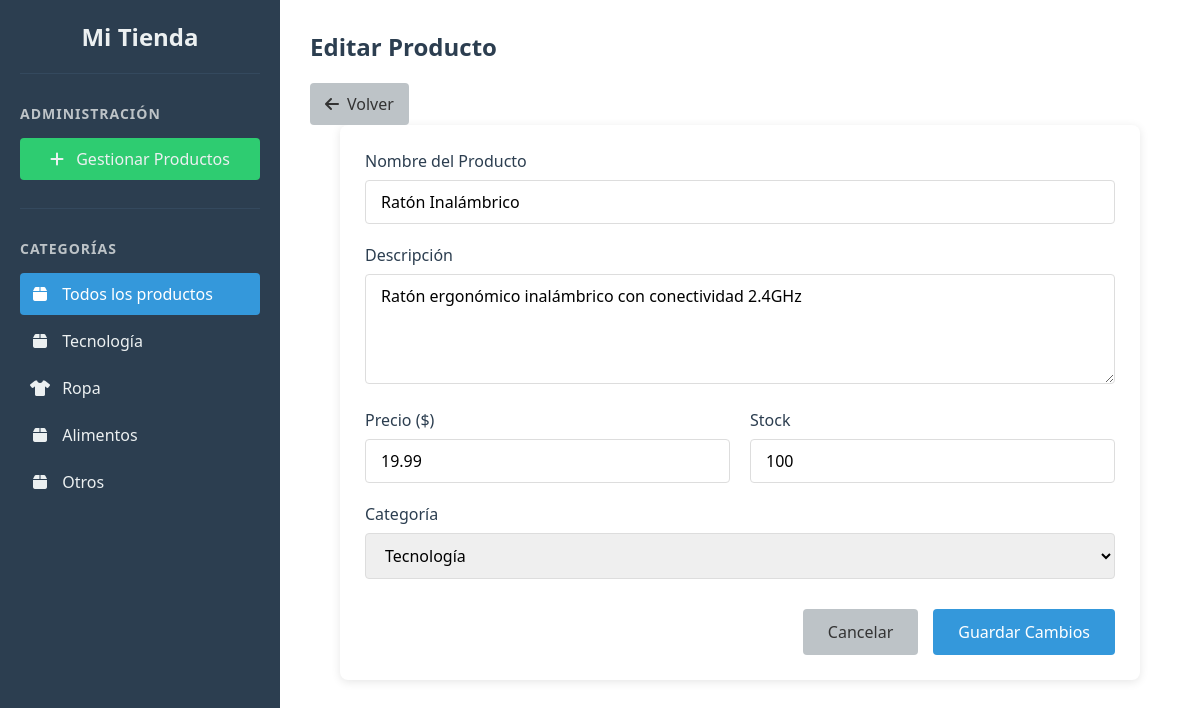
/controllers/updateProduct.php?id=1, run on the app's committed database.
### tables this page shows
CREATE TABLE category (
    id_category INT PRIMARY KEY AUTO_INCREMENT,
    name VARCHAR(50) NOT NULL,
    description TEXT
);

CREATE TABLE product (
    id_product INT PRIMARY KEY AUTO_INCREMENT,
    name VARCHAR(100) NOT NULL,
    description TEXT,
    price DECIMAL(10, 2) NOT NULL,
    stock INT DEFAULT 0,
    image_url VARCHAR(255),  
    id_category INT,
    FOREIGN KEY (id_category) REFERENCES category(id_category)
);

### controllers/updateProduct.php (called while the page is built, shortened)
<?php
include_once "../models/Product.php";
include_once "../models/Category.php";
$prod = new Product();
$category = new Category();
$idProduct = (int)$_GET["id"] ?? 0;
$product = $prod->getProductById($idProduct);
$categoriesResult = $category->getCategories();
$categories = [];
while($row = $categoriesResult->fetch_assoc()){
    $categories[] = $row;
}
include_once "../views/editProduct.php";

### controllers/asideCategory.php (called while the page is built)
<?php
include_once "../models/Category.php";
$category= new Category;
$categories= $category->getCategories();
include "../views/components/aside.php";

### models/Connection.php (called while the page is built, shortened)
<?php
class Connection{
    private $serverName= "localhost";
    private $user= "root";
    private $pass= "";
    private $db= "basic_shop";
    public function getConnection(){
        try {
            $this->conn=new mysqli($this->serverName,$this->user,$this->pass,$this->db);
            return $this->conn;
        } catch (Exception $error) {
            print("Error al conectar: ". $error->getMessage());
        }
    }
}

### models/Category.php (called while the page is built, shortened)
<?php
include_once "Connection.php";
class Category extends Connection{
    function getCategories(){
        try {
            $query="SELECT * FROM category";
            $pre=$this->conn->prepare($query);
            $pre->execute();
            $result= $pre->get_result();
            return $result;
        } catch (Exception $error) {
            error_log("Error al obtener Productos: " . $error->getMessage());
        }
    }
}

### models/Product.php (called while the page is built, shortened)
<?php
include_once "Connection.php";
class Product extends Connection{
    function getProductById($id){
        try {
            $query = "SELECT * FROM product WHERE id_product = ?";
            $pre = $this->conn->prepare($query);
            $pre->bind_param("i", $id);
            $pre->execute();
            $result = $pre->get_result();
            return $result->fetch_assoc();
        } catch (Exception $error) {
            print("Error al obtener Productos: " . $error->getMessage());
            return false;
        }
    }
}

### views/editProduct.php (the view, shortened to what this page needs)
<!DOCTYPE html>
<html lang="es">
<head>
    <link rel="stylesheet" href="../public/styles/product.css">
    <link rel="stylesheet" href="../public/styles/product.css">
    <link rel="stylesheet" href="../public/styles/editProduct.css">
    <link rel="stylesheet" href="https://cdnjs.cloudflare.com/ajax/libs/font-awesome/6.0.0-beta3/css/all.min.css">
</head>
<body>
    <div class="app">
        <?php include_once"../controllers/asideCategory.php" ?>
        <main class="main">
            <div class="main__header">
                <h2 class="main__title">Editar Producto</h2>
                <a href="listProducts.php" class="main__back-btn">
                    <i class="fas fa-arrow-left"></i> Volver
                </a>
            </div>
            <form method="POST" class="product-form">
                <div class="form-group">
                    <label for="name">Nombre del Producto</label>
                    <input type="text" id="name" name="name" value="<?= htmlspecialchars($product['name']) ?>" required>
                </div>
                <div class="form-group">
                    <label for="description">Descripción</label>
                    <textarea id="description" name="description" rows="4" required><?= htmlspecialchars($product['description']) ?></textarea>
                </div>
                <div class="form-row">
                    <div class="form-group">
                        <label for="price">Precio ($)</label>
                        <input type="number" id="price" name="price" step="0.01" min="0" value="<?= $product['price'] ?>" required>
                    </div>
                    <div class="form-group">
                        <label for="stock">Stock</label>
                        <input type="number" id="stock" name="stock" min="0" value="<?= $product['stock'] ?>" required>
                    </div>
                </div>
                <div class="form-group">
                    <label for="category">Categoría</label>
                    <select id="category" name="category" required>
                        <?php foreach ($categories as $category): ?>
                            <option value="<?= $category['id_category'] ?>" <?= $category['id_category'] == $product['id_category'] ? 'selected' : '' ?>>
                                <?= htmlspecialchars($category['name']) ?>
                            </option>
                        <?php endforeach; ?>
                    </select>
                </div>
                <div class="form-actions">
                    <a href="manageProducts.php" class="cancel-btn">Cancelar</a>
                    <button type="submit" class="submit-btn">Guardar Cambios</button>
                </div>
            </form>
        </main>
    </div>
</body>
</html>

### views/components/aside.php
<aside class="sidebar">
            <div class="sidebar__logo">
                <h1 class="sidebar__title">Mi Tienda</h1>
            </div>
            <div class="sidebar__admin">
                <h3 class="sidebar__subtitle">Administración</h3>
                <a href="../controllers/listProducts.php" class="sidebar__btn sidebar__btn--add">
                    <i class="fas fa-plus"></i> Gestionar Productos
                </a>
            </div>
            <div class="sidebar__categories">
                <h3 class="sidebar__subtitle">Categorías</h3>
                <ul class="sidebar__list">
                    <li class="sidebar__item <?= !isset($_GET['category_id']) ? 'sidebar__item--active' : '' ?>">
                        <a href="showProducts.php" class="sidebar__link">
                            <i class="fas fa-box"></i> Todos los productos
                        </a>
                    </li>
                    <?php foreach ($categories as $cat): ?>
                    <li class="sidebar__item <?= (isset($_GET['category_id']) && $_GET['category_id'] == $cat['id_category']) ? 'sidebar__item--active' : '' ?>">
                        <a href="showProducts.php?category_id=<?= $cat['id_category'] ?>" class="sidebar__link">
                            <i class="fas <?=
                                $cat['name'] == 'Electrónicos' ? 'fa-laptop' :
                                ($cat['name'] == 'Ropa' ? 'fa-tshirt' :
                                ($cat['name'] == 'Hogar' ? 'fa-home' : 'fa-box'))
                            ?>"></i>
                            <?= htmlspecialchars($cat['name']) ?>
                        </a>
                    </li>
                    <?php endforeach; ?>
                </ul>
            </div>
        </aside>

### public/styles/product.css (style rules this page uses)
:root { --color-primary: #2c3e50; --color-secondary: #3498db; --color-accent: #e74c3c; --color-success: #2ecc71; --color-text: #333; --color-light: #ecf0f1; --color-gray: #bdc3c7; --color-dark-gray: #34495e; }
* { margin: 0; padding: 0; box-sizing: border-box; font-family: 'Segoe UI', Tahoma, Geneva, Verdana, sans-serif; }
body { background-color: #f5f5f5; color: var(--color-text); }
.app { display: flex; min-height: 100vh; }
.sidebar { width: 280px; background-color: var(--color-primary); color: var(--color-light); padding: 20px; height: 100vh; position: sticky; top: 0; overflow-y: auto; }
.sidebar__logo { margin-bottom: 30px; padding-bottom: 20px; border-bottom: 1px solid var(--color-dark-gray); text-align: center; }
.sidebar__title { color: var(--color-light); }
.sidebar__admin { margin-bottom: 30px; padding-bottom: 20px; border-bottom: 1px solid var(--color-dark-gray); }
.sidebar__subtitle { margin-bottom: 15px; color: var(--color-gray); font-size: 14px; text-transform: uppercase; letter-spacing: 1px; }
.sidebar__btn { width: 100%; padding: 10px; margin-bottom: 8px; background-color: var(--color-secondary); color: var(--color-light); border: none; border-radius: 4px; cursor: pointer; text-align: left; transition: background-color 0.3s; display: inline-block; text-decoration: none; text-align: center; }
.sidebar__btn i { margin-right: 8px; }
.sidebar__btn--add { background-color: var(--color-success); }
.sidebar__list { list-style: none; }
.sidebar__item { padding: 0; margin-bottom: 5px; border-radius: 4px; transition: background-color 0.3s; }
.sidebar__link { display: block; padding: 10px; color: var(--color-light); text-decoration: none; border-radius: 4px; transition: background-color 0.3s; cursor: pointer; }
.sidebar__item--active .sidebar__link { background-color: var(--color-secondary); color: white; }
.sidebar__link i { margin-right: 8px; width: 20px; text-align: center; }
.main { flex: 1; padding: 30px; background-color: white; }
.main__title { margin-bottom: 20px; color: var(--color-primary); }

### public/styles/editProduct.css (style rules this page uses)
.main__back-btn { padding: 10px 15px; background-color: var(--color-gray); color: var(--color-text); border: none; border-radius: 4px; cursor: pointer; text-decoration: none; transition: background-color 0.3s; display: inline-flex; align-items: center; gap: 8px; }
.product-form { background-color: white; padding: 25px; border-radius: 8px; box-shadow: 0 2px 10px rgba(0, 0, 0, 0.1); max-width: 800px; margin: 0 auto; }
.form-group { margin-bottom: 20px; }
.form-group label { display: block; margin-bottom: 8px; font-weight: 500; color: var(--color-primary); }
.form-group input[type='text'], .form-group input[type='number'], .form-group textarea, .form-group select { width: 100%; padding: 10px 15px; border: 1px solid #ddd; border-radius: 4px; font-size: 16px; transition: border-color 0.3s; }
.form-group textarea { min-height: 100px; resize: vertical; }
.form-row { display: flex; gap: 20px; }
.form-row .form-group { flex: 1; }
.form-actions { display: flex; justify-content: flex-end; gap: 15px; margin-top: 30px; }
.submit-btn { padding: 12px 25px; background-color: var(--color-secondary); color: white; border: none; border-radius: 4px; cursor: pointer; font-size: 16px; transition: background-color 0.3s; }
.cancel-btn { padding: 12px 25px; background-color: var(--color-gray); color: var(--color-text); border: none; border-radius: 4px; cursor: pointer; font-size: 16px; transition: background-color 0.3s; text-decoration: none; display: inline-block; text-align: center; }

### data on the page
category: name "Tecnología"
category: name "Ropa"
category: name "Alimentos"
category: name "Otros"
product: name "Ratón Inalámbrico", description "Ratón ergonómico inalámbrico con conectividad 2.4GHz", price "19.99", stock "100", category "Tecnología"
